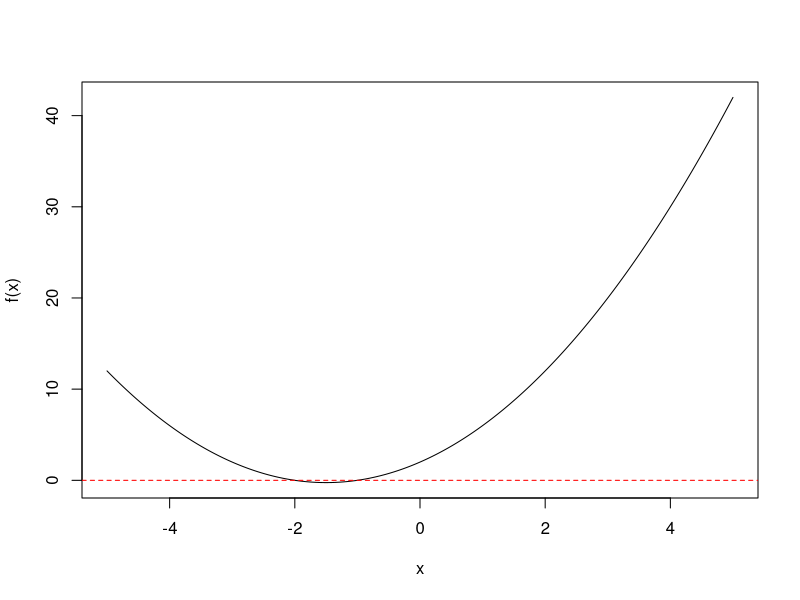

Write the R code that produced this figure.
## ---- chunk 1
 
# Define a, b, c
a <- 1
b <- 3
c <- 2
  
# Solve for and print the solutions of the quadratic equation
discriminant <- b^2 - 4*a*c
  
if (discriminant > 0) {
  x1 <- (-b - sqrt(discriminant))/(2*a)
  x2 <- (-b + sqrt(discriminant))/(2*a)
  print(paste("x = ", x1, ",", x2))
  } else if (discriminant == 0) {
    x <- (-b / (2*a))
    print(paste("x =", x))
    } else {
      print("No real solutions.")
      }

## ---- chunk 2
x <- seq(-5,5,length=300)
plot(x, a*x^2 + b*x + c, type = "l", ylab = "f(x)")
abline(h = 0, lty = 2, col = "red")
